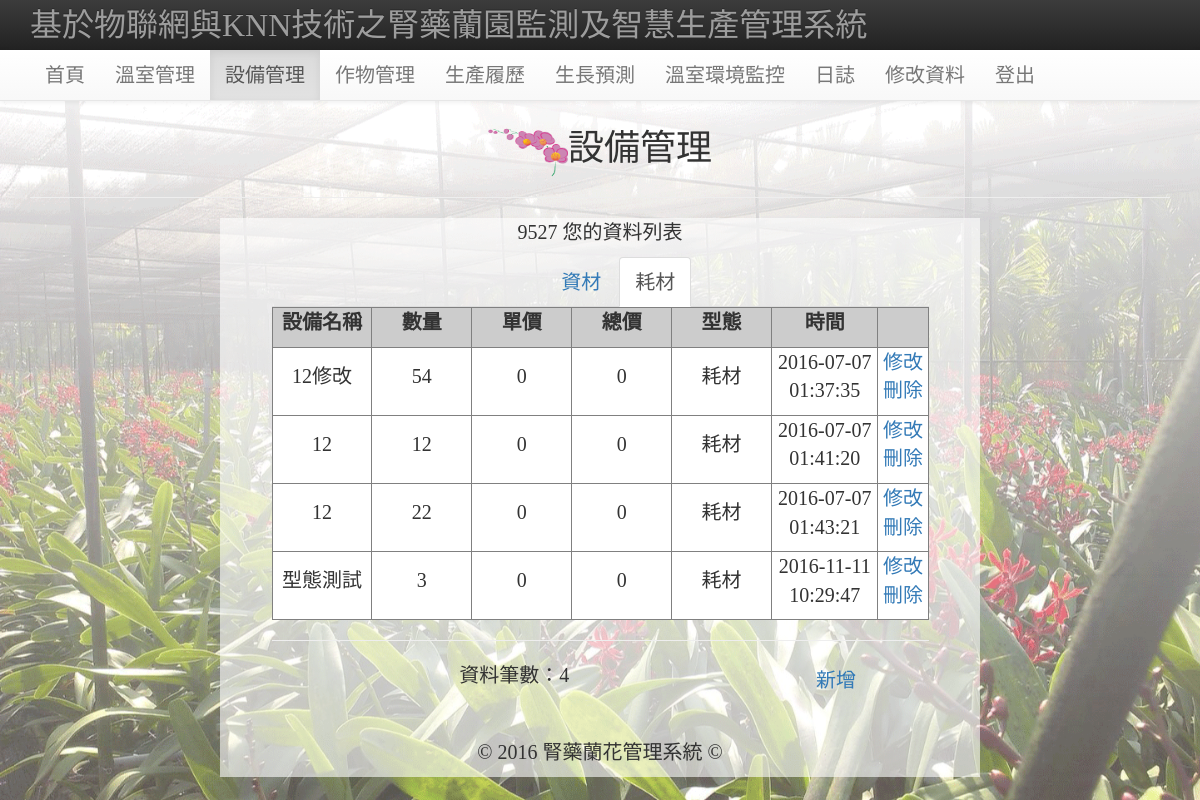
The page /SM1.php (signed in) on the database its author committed.
### tables this page shows
CREATE TABLE `memberdata` (
  `m_id` int(255) NOT NULL,
  `m_name` varchar(20) NOT NULL,
  `m_username` varchar(20) NOT NULL,
  `m_passwd` varchar(100) NOT NULL,
  `m_sex` enum('男','女') NOT NULL,
  `m_birthday` date DEFAULT NULL,
  `m_level` enum('admin','member') NOT NULL DEFAULT 'member',
  `m_email` varchar(100) DEFAULT NULL,
  `m_url` varchar(100) DEFAULT NULL,
  `m_phone` varchar(100) DEFAULT NULL,
  `m_address` varchar(100) DEFAULT NULL,
  `m_login` int(255) UNSIGNED NOT NULL DEFAULT '0',
  `m_logintime` datetime DEFAULT NULL,
  `m_jointime` datetime NOT NULL
);

CREATE TABLE `equipment` (
  `e_id` int(255) UNSIGNED NOT NULL COMMENT '編號',
  `e_user` varchar(20) NOT NULL COMMENT '使用者',
  `e_name` varchar(20) NOT NULL COMMENT '器材名稱',
  `e_num` tinyint(20) NOT NULL COMMENT '數量',
  `e_money` int(255) NOT NULL COMMENT '單價',
  `e_time` timestamp NOT NULL DEFAULT CURRENT_TIMESTAMP COMMENT '時間',
  `e_pattern` enum('耗材','資材') NOT NULL
);

### SM1.php (the view, shortened to what this page needs)
<?php
$query_RecMember = "SELECT * FROM `memberdata` WHERE `m_username`='".$_SESSION["loginMember"]."'";
$RecMember = mysql_query($query_RecMember);
$row_RecMember=mysql_fetch_assoc($RecMember);
$pageRow_records = 10;
$num_pages = 1;
$startRow_records = ($num_pages -1) * $pageRow_records;
$query_RecFlower = "SELECT * FROM `equipment` WHERE `e_pattern`<>'資材' AND `e_user`='".$_SESSION["loginMember"]."' ";
$query_limit_RecFlower = $query_RecFlower." LIMIT ".$startRow_records.", ".$pageRow_records;
$RecFlower = mysql_query($query_limit_RecFlower);
$all_RecFlower = mysql_query($query_RecFlower);
$total_records = mysql_num_rows($all_RecFlower);
?>
<!DOCTYPE html>
<html>
<head>
<link href="./css/bootstrap.min.css" rel="stylesheet">
    <link rel="stylesheet" href="https://maxcdn.bootstrapcdn.com/bootstrap/3.3.1/css/bootstrap.min.css">
    <link rel="stylesheet" href="https://maxcdn.bootstrapcdn.com/bootstrap/3.3.1/css/bootstrap-theme.min.css">
<link rel="stylesheet" type="text/css" href="css/menu.css">
</head>
<body style="text-align:center;font-size:18px;background-image: url(img/46505.png);background-size: cover; background-attachment: fixed; font-family: 微軟正黑體;margin:30px">
<nav class="navbar navbar-inverse navbar-fixed-top" role="navigation">
  <div class="container">
    <div class="navbar-header">
     <a class="navbar-brand" href="member_center.php" style="font-size: 24pt;">基於物聯網與KNN技術之腎藥蘭園監測及智慧生產管理系統</a>
    </div>
  </div>
</nav>
<nav class="navbar navbar-default navbar-fixed-top" style="top: 50px;" role="navigation">
  <div class="container">
    <div id="navbar" class="navbar-collapse collapse">
      <ul class="nav navbar-nav" style="font-size: 20px;">
        <li><a href="member_center.php">首頁</a></li>
        <li><a href="GMM.php">溫室管理</a></li>
        <li class="active"><a href="SM.php">設備管理</a></li>
        <li><a href="CM.php">作物管理</a></li>
        <li><a href="PH.php?select=1">生產履歷</a></li>
        <li><a href="prediction.php?select=10">生長預測</a></li>
        <li><a href="http://140.127.1.99/orchid_garden/index.html" target=" _new">溫室環境監控</a></li>
        <li><a href="Diary.php">日誌</a></li>
        <li><a href="member_update.php">修改資料</a></li>
        <li><a href="?logout=true">登出</a></li>
      </ul>
    </div>
  </div>
</nav>
<br><br><br>
<h1 style="text-align:center;"><img src="img/LOGO.png" alt="LOGO" width="80" height="50">設備管理</h1>
<form name="fromCM" method="" action="">
<hr>
<div class="col-xs-2 col-md-2"></div>
<div style="background: rgba(100%,100%,100%,0.6);" class=" col-xs-8 col-md-8">
<table width="90%" border="0px" align="center" cellpadding="4" cellspacing="0" style="font-size: 20px;">
  <tr>
    <td class="tdbline"><table width="100%" border="0" cellspacing="0" cellpadding="10">
      <tr valign="top">
        <td class="tdrline"><p class="title"><?php echo $row_RecMember["m_name"];?> 您的資料列表 </p>
        <div class="col-md-4"></div>
        <div class="col-md-1"></div>
        <div><ul class="nav nav-tabs">
        <li role="presentation"><a href="SM.php">資材</a></li>
         <li role="presentation" class="active"><a href="SM1.php">耗材</a></li>
        </ul></div>
          <table width="100%"  border="1px" cellpadding="0" cellspacing="0" bgcolor="#F0F0F0" >
             <tr>
              <th bgcolor="#CCCCCC" style="text-align:center;"><p>設備名稱</p></th>
              <th bgcolor="#CCCCCC" style="text-align:center;"><p>數量</p></th>
              <th bgcolor="#CCCCCC" style="text-align:center;"><p>單價</p></th>
              <th bgcolor="#CCCCCC" style="text-align:center;"><p>總價</p></th>
              <th bgcolor="#CCCCCC" style="text-align:center;"><p>型態</p></th>
              <th bgcolor="#CCCCCC" style="text-align:center;"><p>時間</p></th>
              <th bgcolor="#CCCCCC" style="text-align:center;">&nbsp;</th>
            </tr>
      <?php while($row_RecFlower=mysql_fetch_assoc($RecFlower)){ ?>
            <tr>
              <td width="10%" align="center" bgcolor="#FFFFFF"><p><?php echo $row_RecFlower["e_name"];?></p></td>
              <td width="10%" align="center" bgcolor="#FFFFFF"><p><?php echo $row_RecFlower["e_num"];?></p></td>
              <td width="10%" align="center" bgcolor="#FFFFFF"><p><?php echo $row_RecFlower["e_money"];?></p></td>
              <td width="10%" align="center" bgcolor="#FFFFFF"><p><?php echo ($row_RecFlower["e_num"]*$row_RecFlower["e_money"]);?></p></td>
              <td width="10%" align="center" bgcolor="#FFFFFF"><p><?php echo $row_RecFlower["e_pattern"];?></p></td>
              <td width="10%" align="center" bgcolor="#FFFFFF"><p><?php echo $row_RecFlower["e_time"];?></p></td>
              <td width="5%" align="center" bgcolor="#FFFFFF"><p><a href="SM_update.php?id=<?php echo $row_RecFlower["e_id"];?>">修改</a><br>
                <a href="?action=delete&id=<?php echo $row_RecFlower["e_id"];?>" onClick="return deletesure();">刪除</a></p></td>
            </tr>
      <?php }?>
          </table>
          <hr size="1" />
          <table width="98%" border="0px" align="center" cellpadding="4" cellspacing="0">
            <tr>
              <td valign="middle"><p>資料筆數：<?php echo $total_records;?></p></td>
                <td rowspan="2"><a href="SM_join.php">新增</a></td>
            </tr>
          </table>          <p>&nbsp;</p>
          </td>
      </tr>
    </table></td>
  </tr>
  <tr>
    <td align="center"><p>
    © 2016 腎藥蘭花管理系統 ©</td>
  </tr>
</table>
</div>
</body>
</html>

### css/menu.css (style rules this page uses)
* { box-sizing: border-box; }
body:before { content: ""; position: absolute; background-color: #F9F0D6; width: 15%; overflow: hidden; top: 0; left: 0; bottom: 0; visibility: hidden; opacity: 0; transition: all 0.4s ease; }

### rows shown on the page
memberdata: m_name "9527"
equipment: e_name "12修改", e_num "54", e_money "0", $row_RecFlower['e_num']*$row_RecFlower['e_money'] "0", e_pattern "耗材", e_time "2016-07-07 01:37:35"
equipment: e_name "12", e_num "12", e_money "0", $row_RecFlower['e_num']*$row_RecFlower['e_money'] "0", e_pattern "耗材", e_time "2016-07-07 01:41:20"
equipment: e_name "12", e_num "22", e_money "0", $row_RecFlower['e_num']*$row_RecFlower['e_money'] "0", e_pattern "耗材", e_time "2016-07-07 01:43:21"
equipment: e_name "型態測試", e_num "3", e_money "0", $row_RecFlower['e_num']*$row_RecFlower['e_money'] "0", e_pattern "耗材", e_time "2016-11-11 10:29:47"

### other values the page prints
$total_records "4"
